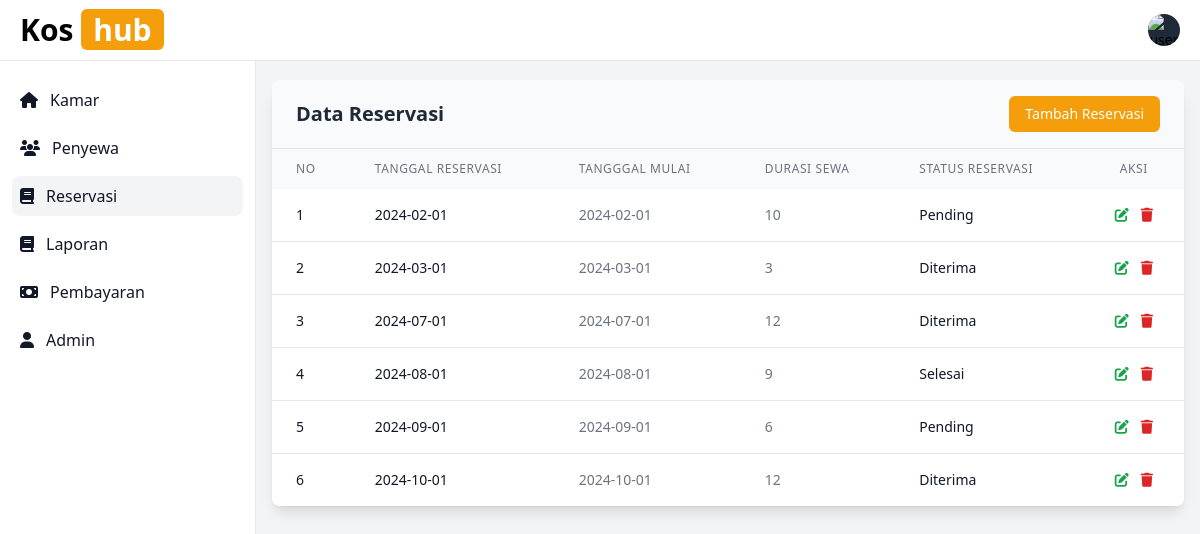
The page /reservasi.php (signed in) on the database its author committed.
### tables this page shows
CREATE TABLE `reservasi` (
  `ID_Reservasi` int NOT NULL,
  `ID_Penyewa` int NOT NULL,
  `ID_Kamar` int NOT NULL,
  `Tanggal_Reservasi` date NOT NULL,
  `Tanggal_Mulai` date NOT NULL,
  `Durasi_Sewa` int NOT NULL COMMENT 'Durasi dalam bulan',
  `Status_Reservasi` enum('Pending','Diterima','Ditolak','Selesai') DEFAULT 'Pending'
);

### reservasi.php (the view, shortened to what this page needs)
<?php
require_once 'config/db.php';
$query = "SELECT * FROM reservasi";
$stmt = $pdo->query($query);
$reservasis = $stmt->fetchAll(PDO::FETCH_ASSOC);
?>
<!DOCTYPE html>
<html lang="en">
<head>
    <script src="https://cdn.tailwindcss.com"></script>
    <link rel="stylesheet" href="https://cdnjs.cloudflare.com/ajax/libs/font-awesome/5.15.4/css/all.min.css">
    <link rel="stylesheet" href="https://cdnjs.cloudflare.com/ajax/libs/font-awesome/6.7.2/css/all.min.css" />
</head>
<body class="bg-gray-100">
    <?php include 'components/navbar.php'; ?>
    <?php include 'components/sidebar.php'; ?>
    <div class="p-4 sm:ml-64">
        <div class="mt-16 mx-auto bg-white rounded-lg shadow-lg overflow-hidden">
            <div class="px-6 py-4 border-b border-gray-200 bg-gray-50">
                <div class="flex items-center justify-between">
                    <h3 class="text-xl font-semibold text-gray-800">Data Reservasi</h3>
                    <a href="forms/add_kamar.php" class="px-4 py-2 bg-amber-500 text-white rounded-md hover:bg-amber-600 transition duration-150 ease-in-out text-sm font-medium">
                        Tambah Reservasi
                    </a>
                </div>
            </div>
            <div class="overflow-x-auto">
                <table class="w-full whitespace-nowrap">
                    <thead>
                        <tr class="bg-gray-50">
                            <th class="px-6 py-3 text-left text-xs font-medium text-gray-500 uppercase tracking-wider">No</th>
                            <th class="px-6 py-3 text-left text-xs font-medium text-gray-500 uppercase tracking-wider">Tanggal Reservasi</th>
                            <th class="px-6 py-3 text-left text-xs font-medium text-gray-500 uppercase tracking-wider">Tangggal Mulai</th>
                            <th class="px-6 py-3 text-left text-xs font-medium text-gray-500 uppercase tracking-wider">Durasi Sewa</th>
                            <th class="px-6 py-3 text-left text-xs font-medium text-gray-500 uppercase tracking-wider">Status Reservasi</th>
                            <th class="px-6 py-3 text-center text-xs font-medium text-gray-500 uppercase tracking-wider">Aksi</th>
                        </tr>
                    </thead>
                    <tbody class="bg-white divide-y divide-gray-200">
                        <?php foreach ($reservasis as $index => $reservasi): ?>
                            <tr class="hover:bg-gray-50">
                                <td class="px-6 py-4 whitespace-nowrap">
                                    <div class="text-sm text-gray-900"><?php echo $index + 1; ?></div>
                                </td>
                                <td class="px-6 py-4 whitespace-nowrap">
                                    <div class="text-sm font-medium text-gray-900">
                                        <?php echo ($reservasi['Tanggal_Reservasi']); ?>
                                    </div>
                                </td>
                                <td class="px-6 py-4 whitespace-nowrap">
                                    <div class="text-sm text-gray-500">
                                        <?php echo ($reservasi['Tanggal_Mulai']); ?>
                                    </div>
                                </td>
                                <td class="px-6 py-4 whitespace-nowrap">
                                    <div class="text-sm text-gray-500">
                                        <?php echo ($reservasi['Durasi_Sewa']); ?>
                                    </div>
                                </td>
                                <td class="px-6 py-4 whitespace-nowrap">
                                    <div class="text-sm text-gray-900">
                                        <?php echo ($reservasi['Status_Reservasi']); ?>
                                    </div>
                                </td>
                                <td class="px-6 py-4 whitespace-nowrap text-center text-sm font-medium">
                                    <div class="flex items-center justify-center space-x-3">
                                        <a class="text-green-600 hover:text-green-900" href="<?php echo htmlspecialchars('forms/edit_reservasi.php?id=' . $reservasi['ID_Kamar']); ?>">
                                            <i class="fas fa-edit"></i>
                                        </a>
                                        <a href="?delete=<?php echo $reservasi['ID_Reservasi']; ?>" class="text-red-600 hover:text-red-900"
                                            onclick="return confirm('Apakah Anda yakin ingin menghapus Reservasi ini?')">
                                            <i class="fas fa-trash"></i>
                                        </a>
                                    </div>
                                </td>
                            </tr>
                        <?php endforeach; ?>
                    </tbody>
                </table>
            </div>
        </div>
    </div>
</body>
</html>

### rows shown on the page
reservasi: Tanggal_Reservasi "2024-02-01", Tanggal_Mulai "2024-02-01", Durasi_Sewa "10", Status_Reservasi "Pending"
reservasi: Tanggal_Reservasi "2024-03-01", Tanggal_Mulai "2024-03-01", Durasi_Sewa "3", Status_Reservasi "Diterima"
reservasi: Tanggal_Reservasi "2024-07-01", Tanggal_Mulai "2024-07-01", Durasi_Sewa "12", Status_Reservasi "Diterima"
reservasi: Tanggal_Reservasi "2024-08-01", Tanggal_Mulai "2024-08-01", Durasi_Sewa "9", Status_Reservasi "Selesai"
reservasi: Tanggal_Reservasi "2024-09-01", Tanggal_Mulai "2024-09-01", Durasi_Sewa "6", Status_Reservasi "Pending"
reservasi: Tanggal_Reservasi "2024-10-01", Tanggal_Mulai "2024-10-01", Durasi_Sewa "12", Status_Reservasi "Diterima"
